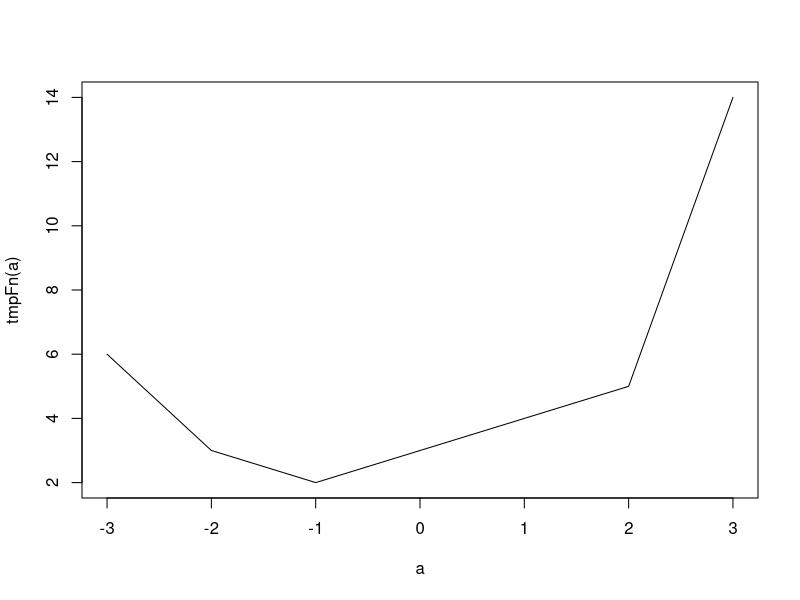

The R script that drew this image:
## ---- chunk 1
knitr::opts_chunk$set(echo = TRUE)
## ---- chunk 2

tmpFn1 <- function(xVec){
  return(xVec^(1:length(xVec)))
}

## simple example
a <- c(2, 5, 3, 8, 2, 4)

b <- tmpFn1(a)
b

## ---- chunk 3
tmpFn2 <- function(xVec2){
  
  n = length(xVec2)
  
  return(xVec2^(1:n)/(1:n))
}



c <- tmpFn2(a)
c


## ---- chunk 4
tmpFn3 <- function(x, n){
  return(1 + sum(x^(1:n)/(1:n)))
}
## ---- chunk 5
tmpFn <- function(xVec){
  n <- length(xVec)
  return((xVec[1:(n-2)] + xVec[2:(n-1)] + xVec[3:n])/3)
  
}

tmpFn( c(1:5,6:1) )
## ---- chunk 6
tmpFn <- function(xVec){
  return(ifelse(xVec < 0, xVec^2 + 2*xVec +3, ifelse(xVec < 2, xVec + 3, xVec^2 + 4*xVec - 7)))
}

a <- c(-3:3)  
plot(a, tmpFn(a), type = "l")

## ---- chunk 7
tmp <- function(x){
  x[(abs(x)%%2)==1] <- 2 * x[(abs(x)%%2)==1]
  return(x)
}

z <- matrix(c(1,1,3,5,2,6,-2,-1,-3), nrow = 3, byrow = T)
tmp(z)
## ---- chunk 8
tmp <- function(n, k){
  x <- diag(k, nrow = n)
  x[abs(row(x)-col(x))==1] <- 1
  return(x)
}

tmp(5, 2)
## ---- chunk 9
quadrant <- function(alpha){
  return(1 + ( alpha %%360)%/%90)
}

## ---- chunk 10
weekday <- function(day, month, year){
  month <- month -2
  if(month <= 0){
    month <- month + 12
    year <- year -1
  }
  c <- year%/%100
  year <- year %% 100
  x <- floor(2.6*month - 0.2) + day + year + year %/% 4 + c %/% 4 - 2 * c
  c("Sunday", "Monday", "Tuesday", "Wednesday", "Thursday", "Friday", "Saturday")[1 + x%%7]
}
